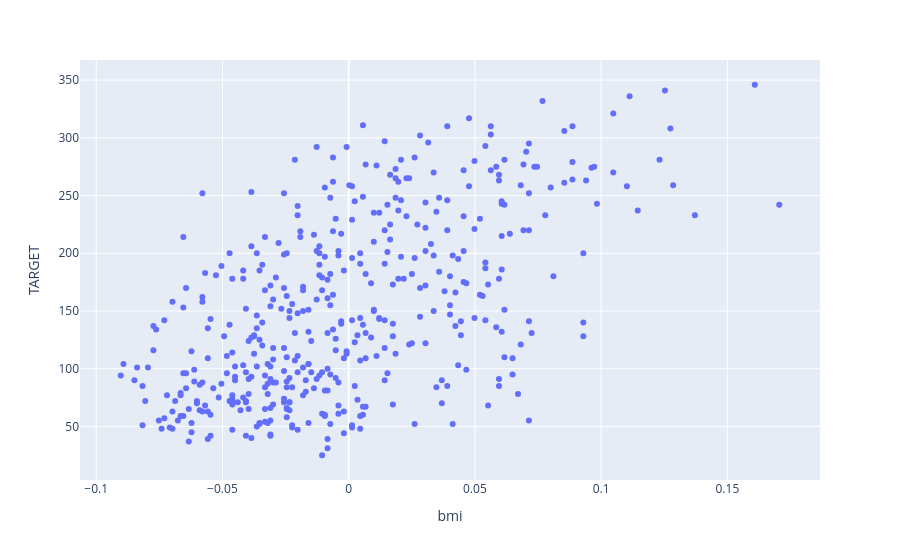

Notebook source saved alongside this figure:
### Code cell
import plotly.express as px
fig = px.scatter(df_data, x='bmi', y='TARGET')
fig.show()

### Figure 1 — Plotly figure (JSON) as saved in the notebook; plotly's stock layout.template omitted (floating-point values rounded to 4 significant figures; data arrays with more than 128 entries replaced by an {"elided": "..."} marker saying what was removed)
{"data": [{"hovertemplate": "bmi=%{x}<br>TARGET=%{y}<extra></extra>", "legendgroup": "", "marker": {"color": "#636efa", "symbol": "circle"}, "mode": "markers", "name": "", "orientation": "v", "showlegend": false, "type": "scatter", "x": {"elided": "442 float values"}, "xaxis": "x", "y": {"elided": "442 int values"}, "yaxis": "y"}], "layout": {"legend": {"tracegroupgap": 0}, "margin": {"t": 60}, "xaxis": {"anchor": "y", "domain": [0, 1], "title": {"text": "bmi"}}, "yaxis": {"anchor": "x", "domain": [0, 1], "title": {"text": "TARGET"}}}}
